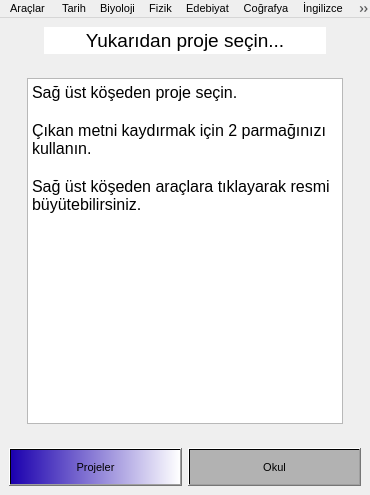
<?xml version="1.0" encoding="UTF-8"?>
<ui version="4.0">
 <class>projeEkran1</class>
 <widget class="QMainWindow" name="projeEkran1">
  <property name="geometry">
   <rect>
    <x>0</x>
    <y>0</y>
    <width>370</width>
    <height>495</height>
   </rect>
  </property>
  <property name="sizePolicy">
   <sizepolicy hsizetype="Fixed" vsizetype="Fixed">
    <horstretch>0</horstretch>
    <verstretch>0</verstretch>
   </sizepolicy>
  </property>
  <property name="minimumSize">
   <size>
    <width>0</width>
    <height>0</height>
   </size>
  </property>
  <property name="baseSize">
   <size>
    <width>0</width>
    <height>0</height>
   </size>
  </property>
  <property name="font">
   <font>
    <pointsize>8</pointsize>
    <weight>50</weight>
    <bold>false</bold>
   </font>
  </property>
  <property name="windowTitle">
   <string>TÜBİTAK 4006 ŞAL</string>
  </property>
  <property name="windowIcon">
   <iconset resource="../resources/TUBITAK4006SAL.qrc">
    <normaloff>:/ICONS/resimler/sal-logo.png</normaloff>:/ICONS/resimler/sal-logo.png</iconset>
  </property>
  <property name="styleSheet">
   <string notr="true">#projeEkran1 {
border-image: url(:/arkaplan/resimler/arkaplan.jpg);
 }</string>
  </property>
  <widget class="QWidget" name="projeEkran1_2">
   <layout class="QVBoxLayout" name="verticalLayout_2">
    <item>
     <layout class="QVBoxLayout" name="verticalLayout" stretch="7,0,90,0,10">
      <item>
       <layout class="QHBoxLayout" name="horizontalLayout_4" stretch="10,80,10">
        <item>
         <spacer name="horizontalSpacer_3">
          <property name="orientation">
           <enum>Qt::Horizontal</enum>
          </property>
          <property name="sizeHint" stdset="0">
           <size>
            <width>40</width>
            <height>20</height>
           </size>
          </property>
         </spacer>
        </item>
        <item>
         <widget class="QLabel" name="baslikLabel">
          <property name="font">
           <font>
            <family>MS Shell Dlg 2</family>
            <pointsize>12</pointsize>
            <weight>9</weight>
            <italic>false</italic>
            <bold>false</bold>
           </font>
          </property>
          <property name="layoutDirection">
           <enum>Qt::LeftToRight</enum>
          </property>
          <property name="styleSheet">
           <string notr="true">background-color: rgb(255, 255, 255);
font: 75 12pt &quot;MS Shell Dlg 2&quot;;</string>
          </property>
          <property name="text">
           <string>&lt;html&gt;&lt;head/&gt;&lt;body&gt;&lt;p align=&quot;center&quot;&gt;&lt;span style=&quot; font-size:14pt;&quot;&gt;Yukarıdan proje seçin...&lt;/span&gt;&lt;/p&gt;&lt;/body&gt;&lt;/html&gt;</string>
          </property>
         </widget>
        </item>
        <item>
         <spacer name="horizontalSpacer_4">
          <property name="orientation">
           <enum>Qt::Horizontal</enum>
          </property>
          <property name="sizeHint" stdset="0">
           <size>
            <width>40</width>
            <height>20</height>
           </size>
          </property>
         </spacer>
        </item>
       </layout>
      </item>
      <item>
       <spacer name="verticalSpacer">
        <property name="orientation">
         <enum>Qt::Vertical</enum>
        </property>
        <property name="sizeHint" stdset="0">
         <size>
          <width>20</width>
          <height>18</height>
         </size>
        </property>
       </spacer>
      </item>
      <item>
       <layout class="QHBoxLayout" name="horizontalLayout_3" stretch="5,90,5">
        <item>
         <spacer name="horizontalSpacer">
          <property name="orientation">
           <enum>Qt::Horizontal</enum>
          </property>
          <property name="sizeHint" stdset="0">
           <size>
            <width>40</width>
            <height>20</height>
           </size>
          </property>
         </spacer>
        </item>
        <item>
         <widget class="QTextBrowser" name="metinLabel">
          <property name="html">
           <string>&lt;!DOCTYPE HTML PUBLIC &quot;-//W3C//DTD HTML 4.0//EN&quot; &quot;http://www.w3.org/TR/REC-html40/strict.dtd&quot;&gt;
&lt;html&gt;&lt;head&gt;&lt;meta name=&quot;qrichtext&quot; content=&quot;1&quot; /&gt;&lt;style type=&quot;text/css&quot;&gt;
p, li { white-space: pre-wrap; }
&lt;/style&gt;&lt;/head&gt;&lt;body style=&quot; font-family:'MS Shell Dlg 2'; font-size:8.25pt; font-weight:400; font-style:normal;&quot;&gt;
&lt;p style=&quot; margin-top:0px; margin-bottom:0px; margin-left:0px; margin-right:0px; -qt-block-indent:0; text-indent:0px;&quot;&gt;&lt;span style=&quot; font-size:12pt;&quot;&gt;Sağ üst köşeden proje seçin. &lt;/span&gt;&lt;/p&gt;
&lt;p style=&quot;-qt-paragraph-type:empty; margin-top:0px; margin-bottom:0px; margin-left:0px; margin-right:0px; -qt-block-indent:0; text-indent:0px; font-size:12pt;&quot;&gt;&lt;br /&gt;&lt;/p&gt;
&lt;p style=&quot; margin-top:0px; margin-bottom:0px; margin-left:0px; margin-right:0px; -qt-block-indent:0; text-indent:0px;&quot;&gt;&lt;span style=&quot; font-size:12pt;&quot;&gt;Çıkan metni kaydırmak için 2 parmağınızı kullanın.&lt;/span&gt;&lt;/p&gt;
&lt;p style=&quot;-qt-paragraph-type:empty; margin-top:0px; margin-bottom:0px; margin-left:0px; margin-right:0px; -qt-block-indent:0; text-indent:0px; font-size:12pt;&quot;&gt;&lt;br /&gt;&lt;/p&gt;
&lt;p style=&quot; margin-top:0px; margin-bottom:0px; margin-left:0px; margin-right:0px; -qt-block-indent:0; text-indent:0px;&quot;&gt;&lt;span style=&quot; font-size:12pt;&quot;&gt;Sağ üst köşeden araçlara tıklayarak resmi büyütebilirsiniz.&lt;/span&gt;&lt;/p&gt;&lt;/body&gt;&lt;/html&gt;</string>
          </property>
         </widget>
        </item>
        <item>
         <spacer name="horizontalSpacer_2">
          <property name="orientation">
           <enum>Qt::Horizontal</enum>
          </property>
          <property name="sizeHint" stdset="0">
           <size>
            <width>40</width>
            <height>20</height>
           </size>
          </property>
         </spacer>
        </item>
       </layout>
      </item>
      <item>
       <spacer name="verticalSpacer_2">
        <property name="orientation">
         <enum>Qt::Vertical</enum>
        </property>
        <property name="sizeHint" stdset="0">
         <size>
          <width>20</width>
          <height>18</height>
         </size>
        </property>
       </spacer>
      </item>
      <item>
       <layout class="QHBoxLayout" name="horizontalLayout" stretch="1,1">
        <item>
         <widget class="QPushButton" name="projelerButton1">
          <property name="sizePolicy">
           <sizepolicy hsizetype="Expanding" vsizetype="Expanding">
            <horstretch>0</horstretch>
            <verstretch>0</verstretch>
           </sizepolicy>
          </property>
          <property name="styleSheet">
           <string notr="true">background-color: qlineargradient(spread:pad, x1:0, y1:0, x2:1, y2:0, stop:0 rgba(27, 0, 174, 255), stop:1 rgba(255, 255, 255, 255));
font: 14pt &quot;MS Shell Dlg 2&quot;;</string>
          </property>
          <property name="text">
           <string>Projeler</string>
          </property>
         </widget>
        </item>
        <item>
         <widget class="QPushButton" name="okulButton1">
          <property name="sizePolicy">
           <sizepolicy hsizetype="Preferred" vsizetype="Preferred">
            <horstretch>0</horstretch>
            <verstretch>0</verstretch>
           </sizepolicy>
          </property>
          <property name="styleSheet">
           <string notr="true">background-color: qlineargradient(spread:pad, x1:0, y1:0, x2:0, y2:0, stop:1 rgba(178, 178, 178, 255));
font: 14pt &quot;MS Shell Dlg 2&quot;;</string>
          </property>
          <property name="text">
           <string>Okul</string>
          </property>
         </widget>
        </item>
       </layout>
      </item>
     </layout>
    </item>
   </layout>
  </widget>
  <widget class="QMenuBar" name="menuBar">
   <property name="geometry">
    <rect>
     <x>0</x>
     <y>0</y>
     <width>370</width>
     <height>21</height>
    </rect>
   </property>
   <property name="sizePolicy">
    <sizepolicy hsizetype="Expanding" vsizetype="Expanding">
     <horstretch>0</horstretch>
     <verstretch>0</verstretch>
    </sizepolicy>
   </property>
   <property name="defaultUp">
    <bool>false</bool>
   </property>
   <widget class="QMenu" name="menuTarih">
    <property name="styleSheet">
     <string notr="true"/>
    </property>
    <property name="title">
     <string>Tarih</string>
    </property>
    <addaction name="bar_proje1"/>
    <addaction name="separator"/>
    <addaction name="bar_proje8"/>
    <addaction name="separator"/>
    <addaction name="bar_proje20"/>
   </widget>
   <widget class="QMenu" name="menuBiyoloji">
    <property name="title">
     <string>Biyoloji</string>
    </property>
    <addaction name="bar_proje2"/>
    <addaction name="separator"/>
    <addaction name="bar_proje3"/>
    <addaction name="separator"/>
    <addaction name="bar_proje4"/>
    <addaction name="separator"/>
    <addaction name="bar_proje9"/>
    <addaction name="separator"/>
    <addaction name="bar_proje10"/>
    <addaction name="separator"/>
    <addaction name="bar_proje13"/>
    <addaction name="separator"/>
    <addaction name="bar_proje19"/>
    <addaction name="separator"/>
    <addaction name="bar_proje22"/>
   </widget>
   <widget class="QMenu" name="menuFizik">
    <property name="title">
     <string>Fizik</string>
    </property>
    <addaction name="bar_proje5"/>
    <addaction name="separator"/>
    <addaction name="bar_proje7"/>
    <addaction name="separator"/>
    <addaction name="bar_proje16"/>
    <addaction name="separator"/>
    <addaction name="bar_proje23"/>
   </widget>
   <widget class="QMenu" name="menuEdebiyat">
    <property name="title">
     <string>Edebiyat</string>
    </property>
    <addaction name="bar_proje6"/>
    <addaction name="separator"/>
    <addaction name="bar_proje11"/>
    <addaction name="separator"/>
    <addaction name="bar_proje12"/>
    <addaction name="separator"/>
    <addaction name="bar_proje15"/>
    <addaction name="separator"/>
    <addaction name="bar_proje18"/>
   </widget>
   <widget class="QMenu" name="menuCo_rafya">
    <property name="title">
     <string>Coğrafya</string>
    </property>
    <addaction name="bar_proje14"/>
   </widget>
   <widget class="QMenu" name="menu_ngilizce">
    <property name="title">
     <string>İngilizce</string>
    </property>
    <addaction name="bar_proje17"/>
   </widget>
   <widget class="QMenu" name="menuMatematik">
    <property name="title">
     <string>Matematik</string>
    </property>
    <addaction name="bar_proje21"/>
   </widget>
   <widget class="QMenu" name="menuAlmanca">
    <property name="title">
     <string>Almanca</string>
    </property>
    <addaction name="bar_proje24"/>
   </widget>
   <widget class="QMenu" name="menuAra_lar">
    <property name="title">
     <string>Araçlar </string>
    </property>
    <addaction name="buyut"/>
    <addaction name="separator"/>
    <addaction name="cikis"/>
   </widget>
   <addaction name="menuAra_lar"/>
   <addaction name="menuTarih"/>
   <addaction name="menuBiyoloji"/>
   <addaction name="menuFizik"/>
   <addaction name="menuEdebiyat"/>
   <addaction name="menuCo_rafya"/>
   <addaction name="menu_ngilizce"/>
   <addaction name="menuMatematik"/>
   <addaction name="menuAlmanca"/>
  </widget>
  <action name="bar_proje1">
   <property name="icon">
    <iconset resource="../resources/TUBITAK4006SAL.qrc">
     <normaloff>:/ICONS/resimler/tubitak.png</normaloff>:/ICONS/resimler/tubitak.png</iconset>
   </property>
   <property name="text">
    <string>Şişli'nin Dünü ve Bugünü</string>
   </property>
  </action>
  <action name="bar_proje8">
   <property name="icon">
    <iconset resource="../resources/TUBITAK4006SAL.qrc">
     <normaloff>:/ICONS/resimler/tubitak.png</normaloff>:/ICONS/resimler/tubitak.png</iconset>
   </property>
   <property name="text">
    <string>Nil Deltasında Solmuş Bir Çiçek</string>
   </property>
  </action>
  <action name="bar_proje2">
   <property name="icon">
    <iconset resource="../resources/TUBITAK4006SAL.qrc">
     <normaloff>:/ICONS/resimler/tubitak.png</normaloff>:/ICONS/resimler/tubitak.png</iconset>
   </property>
   <property name="text">
    <string>Arıtılan Bakteri</string>
   </property>
  </action>
  <action name="bar_proje3">
   <property name="icon">
    <iconset resource="../resources/TUBITAK4006SAL.qrc">
     <normaloff>:/ICONS/resimler/tubitak.png</normaloff>:/ICONS/resimler/tubitak.png</iconset>
   </property>
   <property name="text">
    <string>İdeal Su</string>
   </property>
  </action>
  <action name="bar_proje4">
   <property name="icon">
    <iconset resource="../resources/TUBITAK4006SAL.qrc">
     <normaloff>:/ICONS/resimler/tubitak.png</normaloff>:/ICONS/resimler/tubitak.png</iconset>
   </property>
   <property name="text">
    <string>Ses Frekansının Filizlenmeye Etkisi</string>
   </property>
  </action>
  <action name="bar_proje9">
   <property name="icon">
    <iconset resource="../resources/TUBITAK4006SAL.qrc">
     <normaloff>:/ICONS/resimler/tubitak.png</normaloff>:/ICONS/resimler/tubitak.png</iconset>
   </property>
   <property name="text">
    <string>Hem Bakımlı Hem Sağlıklı Ol</string>
   </property>
  </action>
  <action name="bar_proje5">
   <property name="icon">
    <iconset resource="../resources/TUBITAK4006SAL.qrc">
     <normaloff>:/ICONS/resimler/tubitak.png</normaloff>:/ICONS/resimler/tubitak.png</iconset>
   </property>
   <property name="text">
    <string>Görmeden Kalkan Engeller</string>
   </property>
  </action>
  <action name="bar_proje7">
   <property name="icon">
    <iconset resource="../resources/TUBITAK4006SAL.qrc">
     <normaloff>:/ICONS/resimler/tubitak.png</normaloff>:/ICONS/resimler/tubitak.png</iconset>
   </property>
   <property name="text">
    <string>Yürüyen Kristaller</string>
   </property>
  </action>
  <action name="bar_proje10">
   <property name="icon">
    <iconset resource="../resources/TUBITAK4006SAL.qrc">
     <normaloff>:/ICONS/resimler/tubitak.png</normaloff>:/ICONS/resimler/tubitak.png</iconset>
   </property>
   <property name="text">
    <string>Vitaminli Jenerasyon</string>
   </property>
  </action>
  <action name="bar_proje13">
   <property name="icon">
    <iconset resource="../resources/TUBITAK4006SAL.qrc">
     <normaloff>:/ICONS/resimler/tubitak.png</normaloff>:/ICONS/resimler/tubitak.png</iconset>
   </property>
   <property name="text">
    <string>Kompost</string>
   </property>
  </action>
  <action name="bar_proje6">
   <property name="icon">
    <iconset resource="../resources/TUBITAK4006SAL.qrc">
     <normaloff>:/ICONS/resimler/tubitak.png</normaloff>:/ICONS/resimler/tubitak.png</iconset>
   </property>
   <property name="text">
    <string>İleri Düşün Geri Dönüştür</string>
   </property>
  </action>
  <action name="bar_proje11">
   <property name="icon">
    <iconset resource="../resources/TUBITAK4006SAL.qrc">
     <normaloff>:/ICONS/resimler/tubitak.png</normaloff>:/ICONS/resimler/tubitak.png</iconset>
   </property>
   <property name="text">
    <string>Suçlularla Empati</string>
   </property>
  </action>
  <action name="bar_proje12">
   <property name="icon">
    <iconset resource="../resources/TUBITAK4006SAL.qrc">
     <normaloff>:/ICONS/resimler/tubitak.png</normaloff>:/ICONS/resimler/tubitak.png</iconset>
   </property>
   <property name="text">
    <string>İstanbul'da Yaşamış Edebiyatçılar</string>
   </property>
  </action>
  <action name="bar_proje15">
   <property name="icon">
    <iconset resource="../resources/TUBITAK4006SAL.qrc">
     <normaloff>:/ICONS/resimler/tubitak.png</normaloff>:/ICONS/resimler/tubitak.png</iconset>
   </property>
   <property name="text">
    <string>Bireylere Dayatılan Cinsiyet</string>
   </property>
  </action>
  <action name="bar_proje14">
   <property name="icon">
    <iconset resource="../resources/TUBITAK4006SAL.qrc">
     <normaloff>:/ICONS/resimler/tubitak.png</normaloff>:/ICONS/resimler/tubitak.png</iconset>
   </property>
   <property name="text">
    <string>Küresel Isınma ve İklim Değişiklilikleri</string>
   </property>
  </action>
  <action name="bar_proje16">
   <property name="icon">
    <iconset resource="../resources/TUBITAK4006SAL.qrc">
     <normaloff>:/ICONS/resimler/tubitak.png</normaloff>:/ICONS/resimler/tubitak.png</iconset>
   </property>
   <property name="text">
    <string>Kasislere Son</string>
   </property>
  </action>
  <action name="bar_proje17">
   <property name="icon">
    <iconset resource="../resources/TUBITAK4006SAL.qrc">
     <normaloff>:/ICONS/resimler/tubitak.png</normaloff>:/ICONS/resimler/tubitak.png</iconset>
   </property>
   <property name="text">
    <string>Apptionary</string>
   </property>
  </action>
  <action name="bar_proje18">
   <property name="icon">
    <iconset resource="../resources/TUBITAK4006SAL.qrc">
     <normaloff>:/ICONS/resimler/tubitak.png</normaloff>:/ICONS/resimler/tubitak.png</iconset>
   </property>
   <property name="text">
    <string>Annesiz Büyüyen Şairler</string>
   </property>
  </action>
  <action name="bar_proje19">
   <property name="icon">
    <iconset resource="../resources/TUBITAK4006SAL.qrc">
     <normaloff>:/ICONS/resimler/tubitak.png</normaloff>:/ICONS/resimler/tubitak.png</iconset>
   </property>
   <property name="text">
    <string>Aktif Karbon</string>
   </property>
  </action>
  <action name="bar_proje22">
   <property name="icon">
    <iconset resource="../resources/TUBITAK4006SAL.qrc">
     <normaloff>:/ICONS/resimler/tubitak.png</normaloff>:/ICONS/resimler/tubitak.png</iconset>
   </property>
   <property name="text">
    <string>Gen Aktarımı</string>
   </property>
  </action>
  <action name="bar_proje20">
   <property name="icon">
    <iconset resource="../resources/TUBITAK4006SAL.qrc">
     <normaloff>:/ICONS/resimler/tubitak.png</normaloff>:/ICONS/resimler/tubitak.png</iconset>
   </property>
   <property name="text">
    <string>Şişli Yerel Tarih Farkındalığı</string>
   </property>
  </action>
  <action name="bar_proje21">
   <property name="icon">
    <iconset resource="../resources/TUBITAK4006SAL.qrc">
     <normaloff>:/ICONS/resimler/tubitak.png</normaloff>:/ICONS/resimler/tubitak.png</iconset>
   </property>
   <property name="text">
    <string>Olasılık Konusu Hakkında Oyun</string>
   </property>
  </action>
  <action name="bar_proje23">
   <property name="icon">
    <iconset resource="../resources/TUBITAK4006SAL.qrc">
     <normaloff>:/ICONS/resimler/tubitak.png</normaloff>:/ICONS/resimler/tubitak.png</iconset>
   </property>
   <property name="text">
    <string>Kırmızı-Mavi</string>
   </property>
  </action>
  <action name="bar_proje24">
   <property name="icon">
    <iconset resource="../resources/TUBITAK4006SAL.qrc">
     <normaloff>:/ICONS/resimler/tubitak.png</normaloff>:/ICONS/resimler/tubitak.png</iconset>
   </property>
   <property name="text">
    <string>Almanca Sıfatlarının Öğretilmesi</string>
   </property>
  </action>
  <action name="buyut">
   <property name="enabled">
    <bool>false</bool>
   </property>
   <property name="icon">
    <iconset resource="../resources/TUBITAK4006SAL.qrc">
     <normaloff>:/ICONS/resimler/magnifying-glass.png</normaloff>:/ICONS/resimler/magnifying-glass.png</iconset>
   </property>
   <property name="text">
    <string>Resmi Büyüt</string>
   </property>
  </action>
  <action name="cikis">
   <property name="icon">
    <iconset resource="../resources/TUBITAK4006SAL.qrc">
     <normaloff>:/ICONS/resimler/power.png</normaloff>:/ICONS/resimler/power.png</iconset>
   </property>
   <property name="text">
    <string>Çıkış</string>
   </property>
  </action>
 </widget>
 <resources>
  <include location="../resources/TUBITAK4006SAL.qrc"/>
 </resources>
 <connections/>
</ui>
